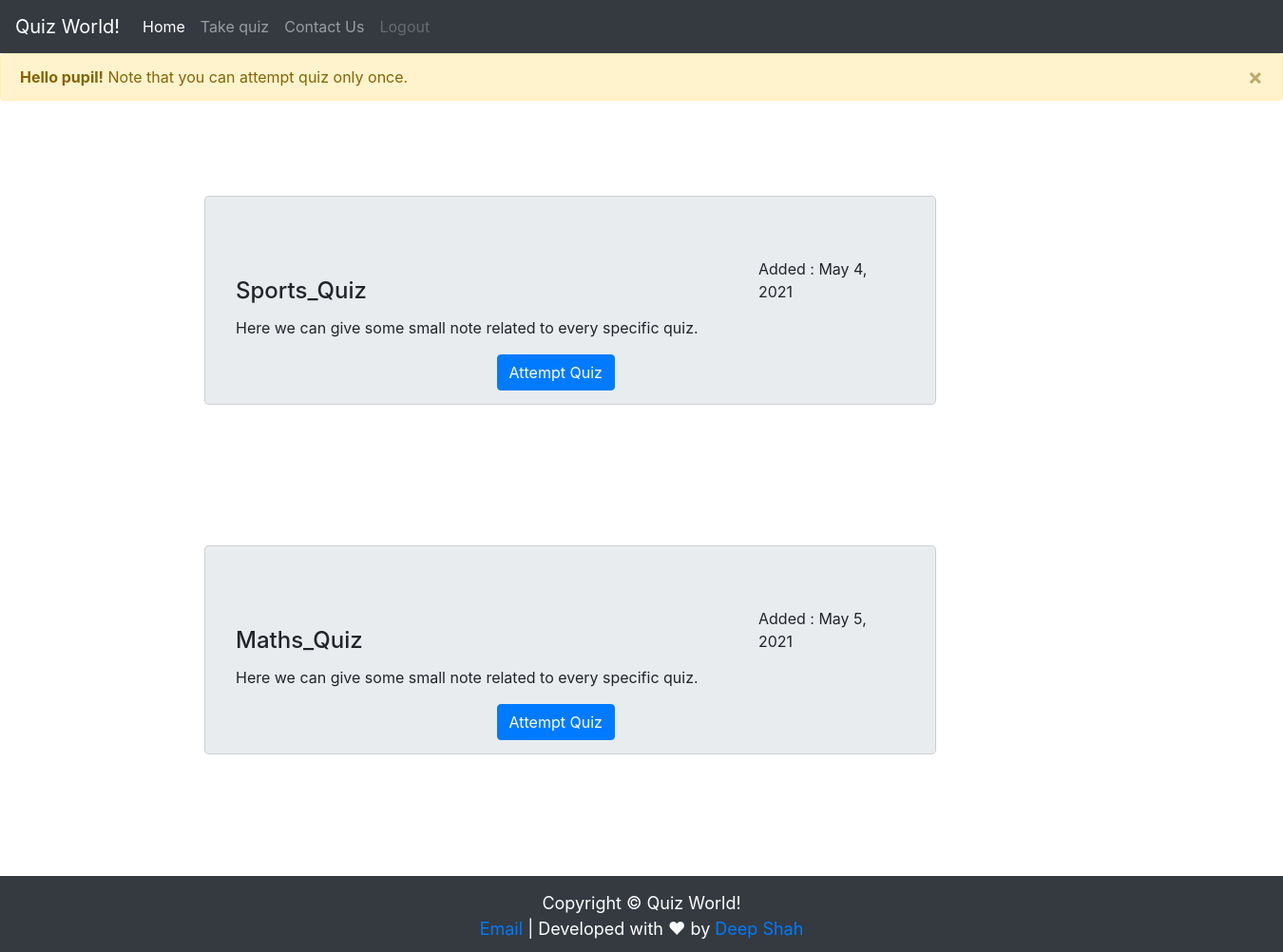
/quiz/quiz_world/ (signed in), run on the app's committed database.
### quiz/models.py (models this page shows, shortened)
class Course(models.Model):
   course_name = models.CharField(max_length=50)
   date_added = models.DateField(default=timezone.now())
   question_number = models.PositiveIntegerField()
   total_marks = models.PositiveIntegerField()

### quiz/views.py (the view)
@login_required
def quiz_world(request):
    courses = Course.objects.all()
    questions = Question.objects.all()
    user = str(request.user.username)
    if "request.session['seen_status']" != False:
        request.session['seen_status'] = False
        for i in range(1, 100):
            mydict[i, user] = True
    params = {'quiz_name': courses, 'question': questions}
    return render(request, 'quiz/quiz_world.html', params)

### quiz/templates/quiz/quiz_world.html (shortened to what this page needs)
{% extends "quiz/base.html" %}
{% block body_block %}
        <div class="alert alert-warning alert-dismissible fade show" role="alert">
	<strong>Hello {{ user.username }}!</strong> Note that you can attempt quiz only once.
	<button type="button" class="close" data-dismiss="alert" aria-label="Close">
	        <span aria-hidden="true">&times;</span>
	</button>
	  </div>
	{% for i in quiz_name %}
	        <div class="container" style="margin-top: 100px; margin-left:200px;">
	        <div class="card-deck " style="width:800px;">
		<div class="card jumbotron" style="height:220px; " >
		<div class="card-block " >
		<div style="margin-left:550px; margin-bottom:-27px;">Added : {{ i.date_added }} </div>
		<h4 class="card-title"> {{ i.course_name }}</h4>
		<p class="card-text">Here we can give some small note related to every specific quiz.
                </p>
		<a href="/quiz/quiz_world/{{i.course_name}}" style="margin:39%;"> <button type="button" class="btn btn-primary">Attempt Quiz</button> </a>
		</div>
		</div>
			</div>
			</div>
                <br> <br>
	{% endfor %}
        <section id="footer" style="margin-top:80px;" class="bg-dark">
	<p>Copyright &copy; Quiz World!
	 <br>
	 <a href="mailto:dshah0405@gmail.com">Email</a> | Developed with ❤ by <a href="https://www.linkedin.com/in/deep3072/" target="_blank"> Deep Shah</a>
	</p>
        </section>
{% endblock %}

### data on the page
Course: date_added "May 4, 2021", course_name "Sports_Quiz"
Course: date_added "May 5, 2021", course_name "Maths_Quiz"

### other printed values
{{ user.username }} "pupil"
